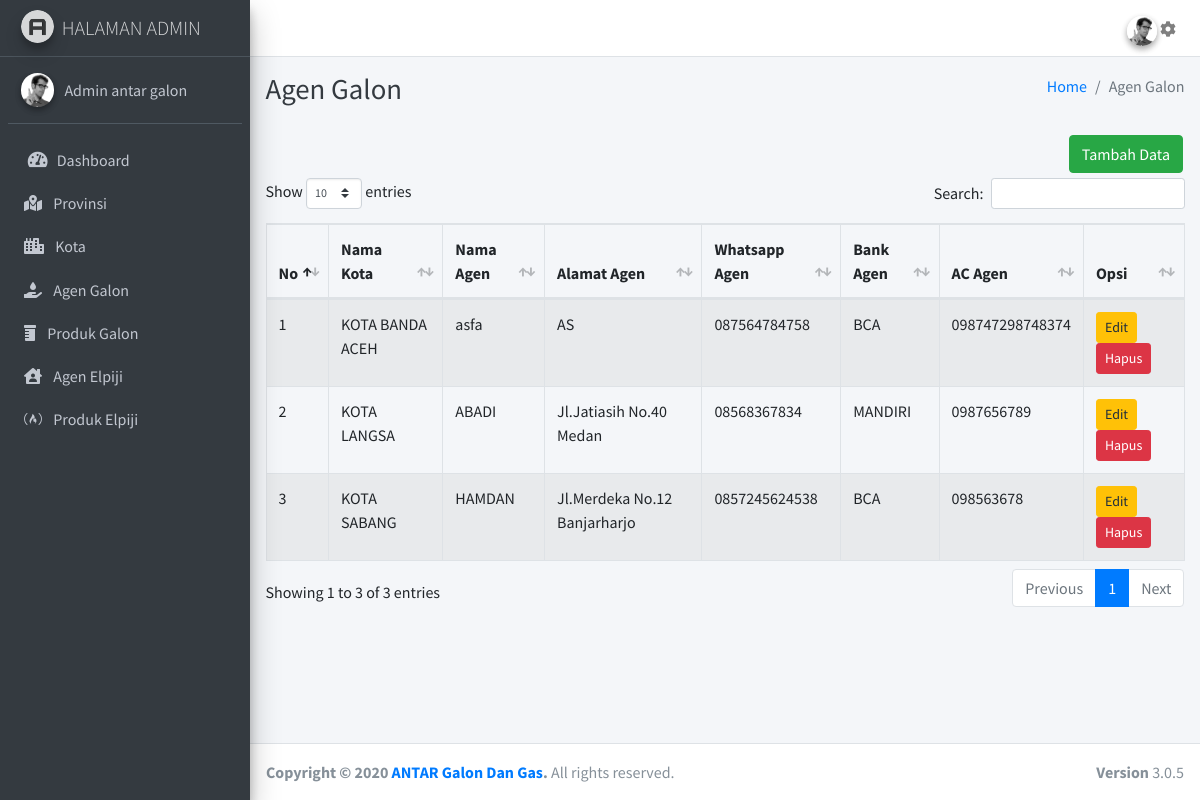
The app's page /pages/index.php?page=agen_galon with its own data.
### tables this page shows
CREATE TABLE `agen_galon` (
  `id` int(11) NOT NULL,
  `id_kota` int(60) NOT NULL,
  `nama_kota` varchar(60) NOT NULL,
  `nama` varchar(50) NOT NULL,
  `alamat` text NOT NULL,
  `whatsapp` char(14) NOT NULL,
  `bank` varchar(30) NOT NULL,
  `ac` varchar(30) NOT NULL
);

CREATE TABLE `kota` (
  `id` int(60) NOT NULL,
  `id_provinsi` int(2) NOT NULL,
  `nama_kota` tinytext NOT NULL
);

### pages/agen_galon/index.php (the view, shortened to what this page needs)
<?php
include '../koneksi.php';
$query = mysqli_query($koneksi, 'SELECT * FROM agen_galon INNER JOIN kota ON agen_galon.id_kota = kota.id');
?>
<div class="content-header">
  <div class="container-fluid">
    <div class="row mb-2">
      <div class="col-sm-6">
        <h1 class="m-0 text-dark">Agen Galon</h1>
      </div>
      <div class="col-sm-6">
        <ol class="breadcrumb float-sm-right">
          <li class="breadcrumb-item"><a href="#">Home</a></li>
          <li class="breadcrumb-item active">Agen Galon</li>
        </ol>
      </div>
    </div>
  </div>
</div>
<section class="content">
  <button type="button" class="btn btn-sm float-right" data-toggle="modal" data-target="#modal-tambah">
    <a href="index.php?page=tambah_agen_galon" class="btn btn-success">Tambah Data</a>
  </button>
  <br>
  <br>
  <div class="container-fluid">
    <table id="example1" class="table table-bordered table-striped">
      <thead>
        <tr>
          <th>No</th>
          <th>Nama Kota</th>
          <th>Nama Agen</th>
          <th>Alamat Agen</th>
          <th>Whatsapp Agen</th>
          <th>Bank Agen</th>
          <th>AC Agen</th>
          <th>Opsi</th>
        </tr>
      </thead>
      <tbody>
        <?php
          $no = 1;
          while ($agen_galon = mysqli_fetch_array($query)) {
            if (mysqli_num_rows($query)) {
        ?>
        <tr>
          <td><?=$no++?></td>
          <td><?=$agen_galon['nama_kota']?></td>
          <td><?=$agen_galon['nama']?></td>
          <td><?=$agen_galon['alamat']?></td>
          <td><?=$agen_galon['whatsapp']?></td>
          <td><?=$agen_galon['bank']?></td>
          <td><?=$agen_galon['ac']?></td>
          <td>
            <a href="index.php?page=edit_agen_galon&&id=<?=$agen_galon['id']?>" class="btn btn-warning btn-sm">Edit</a>
            <button type="button" class="btn btn-danger btn-sm"
                onclick="return deleteData(<?=$agen_galon['id']?>)">
                Hapus
            </button>
          </td>
        </tr>
        <?php
          }else{
            echo '<tr><td colspan="3">Tidak ada Data</td></tr>';
          }
        }
        ?>
      </tbody>
    </table>
  </div>
</section>

### records on screen
agen_galon: id_kota.nama_kota "KOTA BANDA ACEH", nama "asfa", alamat "AS", whatsapp "087564784758", bank "BCA", ac "098747298748374"
agen_galon: id_kota.nama_kota "KOTA LANGSA", nama "ABADI", alamat "Jl.Jatiasih No.40 Medan", whatsapp "08568367834", bank "MANDIRI", ac "0987656789"
agen_galon: id_kota.nama_kota "KOTA SABANG", nama "HAMDAN", alamat "Jl.Merdeka No.12 Banjarharjo", whatsapp "0857245624538", bank "BCA", ac "098563678"
